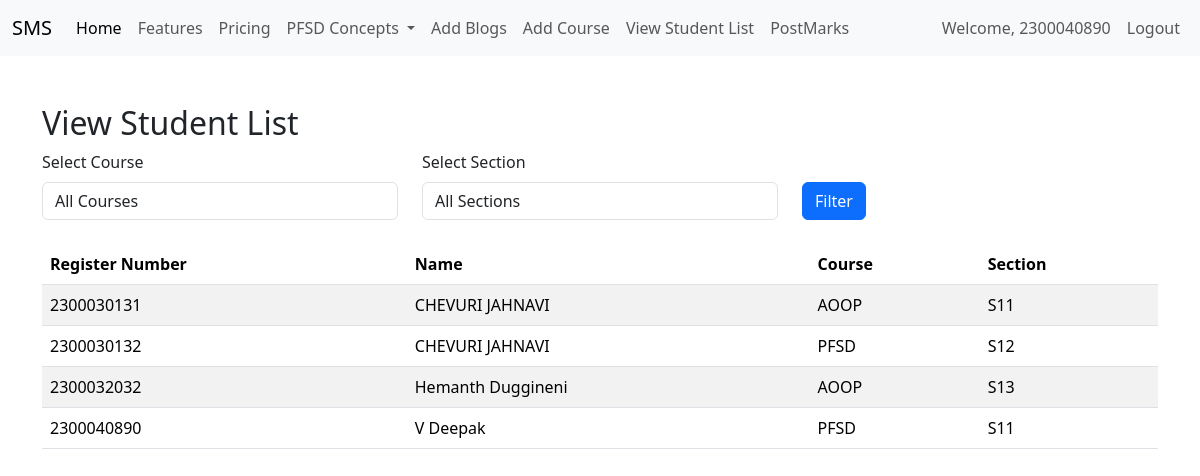
Screenshot of /facultyapp/viewstudents (signed in) with the database file from the repository.
### adminapp/models.py (models this page shows, shortened)
class StudentList(models.Model):
    Register_Number= models.CharField(max_length=20, unique=True)
    Name = models.CharField(max_length=100)
    user = models.OneToOneField(User, on_delete=models.CASCADE, null=True)
    class User(models.Model) :
        username = models.CharField(max_length=150, unique=True)
        email = models.EmailField(unique=True)
        password = models.CharField(max_length=128)

### facultyapp/models.py (models this page shows, shortened)
class AddCourse(models.Model):
    COURSE_CHOICES =[
        ('AOOP' , 'ADVANCED OBJECT ORIENTED PROGRAMMING'),
        ('PFSD', 'PYTHON FULL STACK DEVELOPMENT'),
    ]
    SECTION_CHOICES=[
        ('S11','SECTION S11'),
        ('S12', 'SECTION S12'),
        ('S13', 'SECTION S13'),
        ('S14', 'SECTION S14'),
        ('S15', 'SECTION S15'),
        ('S16', 'SECTION S16'),
        ('S17', 'SECTION S17'),
    ]
    student = models.ForeignKey(StudentList, on_delete= models.CASCADE)
    course=models.CharField(max_length=50, choices = COURSE_CHOICES)
    section = models.CharField(max_length=50, choices=SECTION_CHOICES)

### facultyapp/views.py (the view)
# urls.py: path('viewstudents', views.view_student_list, name='viewstudents'),
def view_student_list(request):
    course = request.GET.get('course')
    section = request.GET.get('section')
    student_courses = AddCourse.objects.all()
    if course:
        student_courses = student_courses.filter(course=course)
    if section:
        student_courses = student_courses.filter(section=section)
    students = StudentList.objects.filter(id__in=student_courses.values('student_id'))
    course_choices = AddCourse.COURSE_CHOICES
    section_choices = AddCourse.SECTION_CHOICES
    context = {
        'students': students,
        'course_choices': course_choices,
        'section_choices': section_choices,
        'selected_course': course,
        'selected_section': section,
    }
    return render(request, 'facultyapp/view_student_list.html', context)

### templates/facultyapp/view_student_list.html (shortened to what this page needs)
{% extends 'Navbar/FacultyNavbar.html' %}
{% load static %}
{% block body %}
    <div class="container mt-5">
        <h2>View Student List</h2>
        <form method="get" class="mb-4">
            <div class="row">
                <div class="col-md-4">
                    <label for="course" class="form-label">Select Course</label>
                    <select name="course" id="course" class="form-control">
                        <option value="">All Courses</option>
                    </select>
                </div>
                <div class="col-md-4">
                    <label for="section" class="form-label">Select Section</label>
                    <select name="section" id="section" class="form-control">
                        <option value="">All Sections</option>
                    </select>
                </div>
                <div class="col-md-4 mt-4">
                    <button type="submit" class="btn btn-primary mt-2">Filter</button>
                </div>
            </div>
        </form>
        <table class="table table-striped">
            <thead>
                <tr>
                    <th>Register Number</th>
                    <th>Name</th>
                    <th>Course</th>
                    <th>Section</th>
                </tr>
            </thead>
            <tbody>
                {% if students %}
                    {% for student in students %}
                        <tr>
                            <td>{{ student.Register_Number }}</td>
                            <td>{{ student.Name }}</td>
                            <td>{{ student.addcourse_set.first.course }}</td>
                            <td>{{ student.addcourse_set.first.section }}</td>
                        </tr>
                    {% endfor %}
                {% else %}
                    <tr>
                        <td colspan="4" class="text-center">No students found.</td>
                    </tr>
                {% endif %}
            </tbody>
        </table>
    </div>
{% endblock %}

### templates/navbar/FacultyNavbar.html (shortened to what this page needs)
<!DOCTYPE html>
<html lang="en">
<head>
    <link href="https://cdn.jsdelivr.net/npm/bootstrap@5.3.3/dist/css/bootstrap.min.css" rel="stylesheet">
</head>
<body>
<nav class="navbar navbar-expand-lg navbar-light bg-light">
  <div class="container-fluid">
    <a class="navbar-brand" href=" {% url 'facultyapp:FacultyHomePage' %} ">SMS</a>
    <div class="collapse navbar-collapse" id="navbarNavDropdown">
      <ul class="navbar-nav">
        <li class="nav-item">
          <a class="nav-link active" aria-current="page" href="#">Home</a>
        </li>
        <li class="nav-item">
          <a class="nav-link" href="#">Features</a>
        </li>
        <li class="nav-item">
          <a class="nav-link" href="#">Pricing</a>
        </li>
        <li class="nav-item dropdown">
          <a class="nav-link dropdown-toggle" href="#" id="navbarDropdownMenuLink" role="button" data-bs-toggle="dropdown" aria-expanded="false">
            PFSD Concepts
          </a>
        </li>
          <li class="nav-item">
          <a class="nav-link" href="#">Add Blogs</a>
        </li>
          <li class="nav-item">
          <a class="nav-link" href="{% url 'facultyapp:add_course' %}">Add Course</a>
        </li>
                    <li class="nav-item">
          <a class="nav-link" href="{% url 'facultyapp:viewstudents' %}">View Student List</a>
        </li>
           <li class="nav-item">
          <a class="nav-link" href="{% url 'facultyapp:postmarks' %}">PostMarks</a>
        </li>
      </ul>
    </div>
  <ul  class="navbar-nav ms-auto">
<li>
        {% if user.is_authenticated %}
        <li class="nav-item">
        <span class="nav-link">Welcome, {{ user.username }}</span>
    </li>
          <li class="nav-item">
          <a class="nav-link" href="{% url 'logout' %}">Logout</a>
          </li>
        {% endif %}
 </li>
      </ul>
  </div>
</nav>
{% block body %}
{% endblock %}
</body>
</html>

### rows the page displays
StudentList: Register_Number "2300030131", Name "CHEVURI JAHNAVI", addcourse_set.first.course "AOOP", addcourse_set.first.section "S11"
StudentList: Register_Number "2300030132", Name "CHEVURI JAHNAVI", addcourse_set.first.course "PFSD", addcourse_set.first.section "S12"
StudentList: Register_Number "2300032032", Name "Hemanth Duggineni", addcourse_set.first.course "AOOP", addcourse_set.first.section "S13"
StudentList: Register_Number "2300040890", Name "V Deepak", addcourse_set.first.course "PFSD", addcourse_set.first.section "S11"

### other values shown
{{ user.username }} "2300040890"
